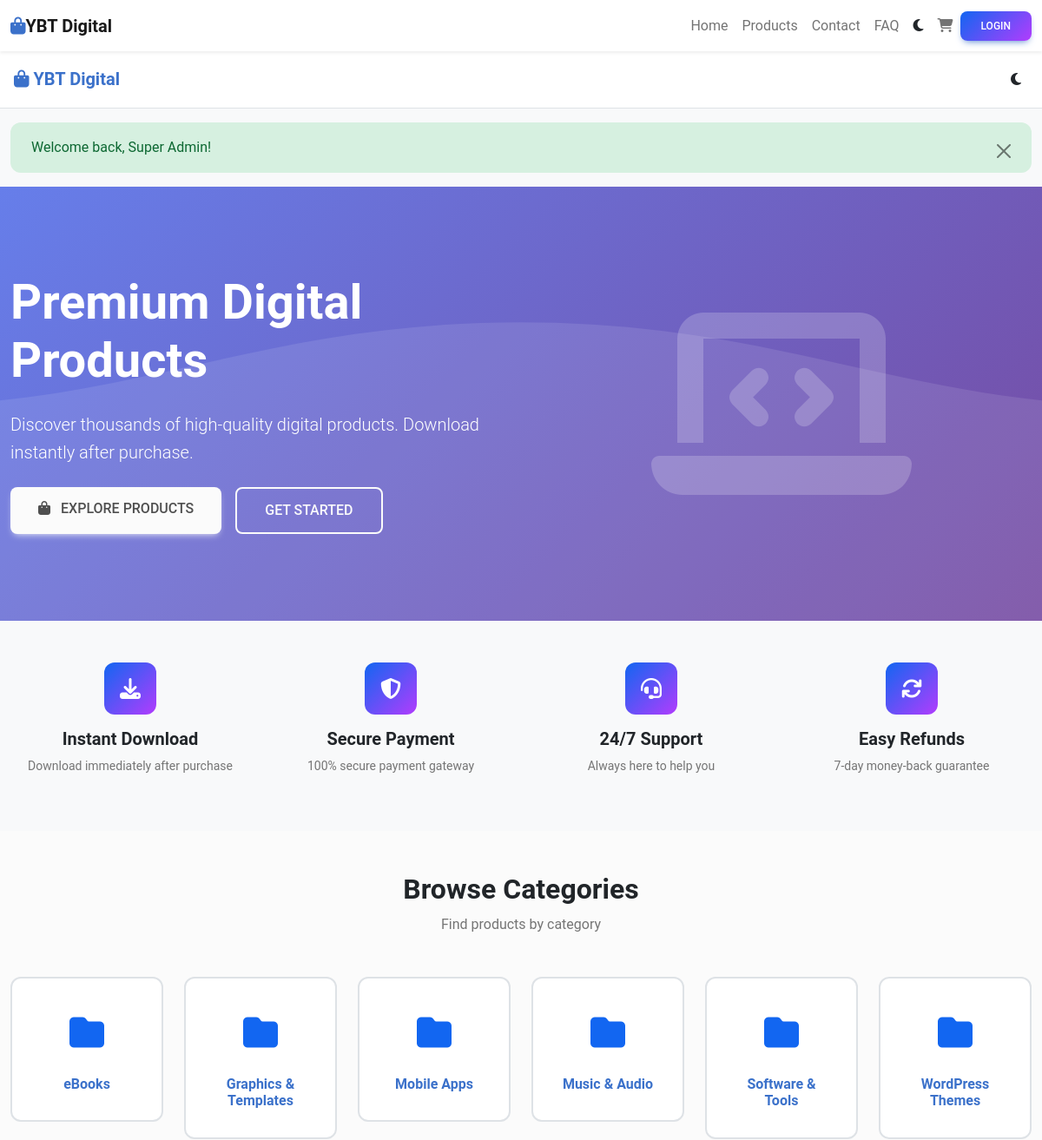
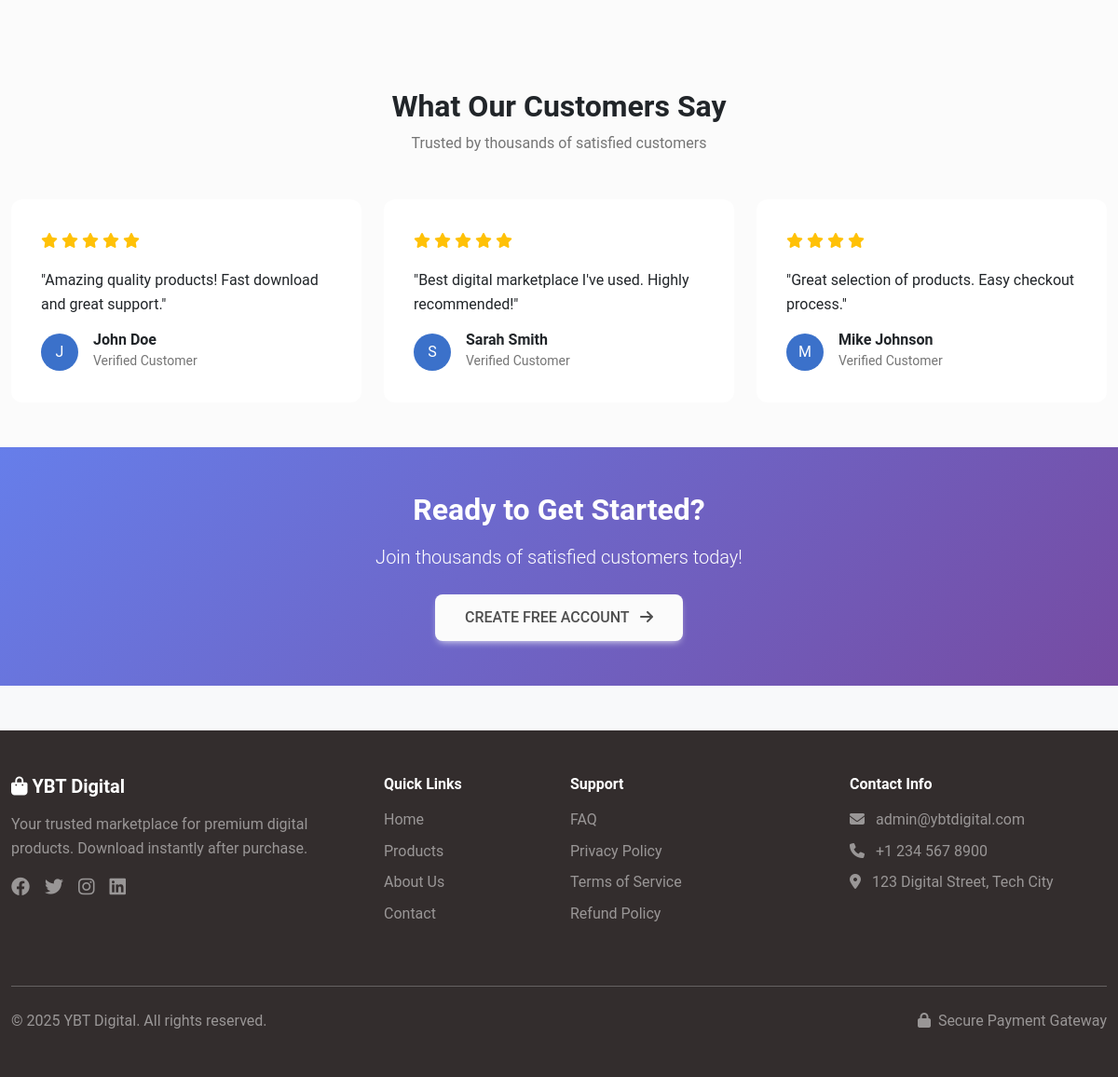
/ (signed in), run on the app's committed database (2 pictures, top to bottom).
### tables this page shows
CREATE TABLE IF NOT EXISTS categories (
    id INT AUTO_INCREMENT PRIMARY KEY,
    name VARCHAR(255) NOT NULL,
    slug VARCHAR(255) UNIQUE NOT NULL,
    description TEXT,
    status ENUM('active', 'inactive') DEFAULT 'active',
    created_at TIMESTAMP DEFAULT CURRENT_TIMESTAMP,
    updated_at TIMESTAMP DEFAULT CURRENT_TIMESTAMP ON UPDATE CURRENT_TIMESTAMP
);

### config/database.php (called while the page is built, shortened)
<?php
function getDBConnection() {
    static $conn = null;
    if ($conn === null) {
        try {
            $conn = new mysqli(DB_HOST, DB_USER, DB_PASS, DB_NAME);
            $conn->set_charset("utf8mb4");
        } catch (Exception $e) {
            error_log($e->getMessage());
            die("Database connection failed. Please try again later.");
        }
    }
    return $conn;
}
function executeQuery($query, $params = [], $types = '') {
    $conn = getDBConnection();
    $stmt = $conn->prepare($query);
    $result = $stmt->execute();
    return $stmt;
}
function fetchAll($query, $params = [], $types = '') {
    $stmt = executeQuery($query, $params, $types);
    $result = $stmt->get_result();
    return $result->fetch_all(MYSQLI_ASSOC);
}
?>

### includes/functions.php (called while the page is built, shortened)
<?php
function sanitize($data) {
    return htmlspecialchars(strip_tags(trim($data)), ENT_QUOTES, 'UTF-8');
}
?>

### index.php (the view, shortened to what this page needs)
<?php
$categoriesQuery = "SELECT * FROM categories WHERE status = 'active' ORDER BY name";
$categories = fetchAll($categoriesQuery);
$testimonials = [
    ['name' => 'John Doe', 'rating' => 5, 'comment' => 'Amazing quality products! Fast download and great support.'],
    ['name' => 'Sarah Smith', 'rating' => 5, 'comment' => 'Best digital marketplace I\'ve used. Highly recommended!'],
    ['name' => 'Mike Johnson', 'rating' => 4, 'comment' => 'Great selection of products. Easy checkout process.']
];
include __DIR__ . '/includes/header.php';
?>
<section class="hero-section">
    <div class="container hero-content">
        <div class="row align-items-center">
            <div class="col-lg-6 mb-4 mb-lg-0">
                <h1 class="display-4 fw-bold mb-4">Premium Digital Products</h1>
                <p class="lead mb-4">
                    Discover thousands of high-quality digital products. Download instantly after purchase.
                </p>
                <div class="d-flex gap-3 flex-wrap">
                    <a href="<?php echo SITE_URL; ?>/products" class="btn btn-light btn-lg">
                        <i class="fas fa-shopping-bag me-2"></i> Explore Products
                    </a>
                    <a href="<?php echo SITE_URL; ?>/auth/signup.php" class="btn btn-outline-light btn-lg">
                        Get Started
                    </a>
                </div>
            </div>
            <div class="col-lg-6 text-center">
                <i class="fas fa-laptop-code" style="font-size: 15rem; opacity: 0.2;"></i>
            </div>
        </div>
    </div>
</section>
<section class="py-5">
    <div class="container">
        <div class="row g-4">
            <div class="col-md-3 col-6">
                <div class="text-center">
                    <div class="feature-icon mx-auto">
                        <i class="fas fa-download"></i>
                    </div>
                    <h5 class="fw-bold">Instant Download</h5>
                    <p class="text-muted small">Download immediately after purchase</p>
                </div>
            </div>
            <div class="col-md-3 col-6">
                <div class="text-center">
                    <div class="feature-icon mx-auto">
                        <i class="fas fa-shield-alt"></i>
                    </div>
                    <h5 class="fw-bold">Secure Payment</h5>
                    <p class="text-muted small">100% secure payment gateway</p>
                </div>
            </div>
            <div class="col-md-3 col-6">
                <div class="text-center">
                    <div class="feature-icon mx-auto">
                        <i class="fas fa-headset"></i>
                    </div>
                    <h5 class="fw-bold">24/7 Support</h5>
                    <p class="text-muted small">Always here to help you</p>
                </div>
            </div>
            <div class="col-md-3 col-6">
                <div class="text-center">
                    <div class="feature-icon mx-auto">
                        <i class="fas fa-sync"></i>
                    </div>
                    <h5 class="fw-bold">Easy Refunds</h5>
                    <p class="text-muted small">7-day money-back guarantee</p>
                </div>
            </div>
        </div>
    </div>
</section>
<?php if (!empty($categories)): ?>
<section class="py-5 bg-light">
    <div class="container">
        <div class="text-center mb-5">
            <h2 class="fw-bold">Browse Categories</h2>
            <p class="text-muted">Find products by category</p>
        </div>
        <div class="row g-4">
            <?php foreach (array_slice($categories, 0, 6) as $category): ?>
            <div class="col-lg-2 col-md-4 col-6">
                <a href="<?php echo SITE_URL; ?>/products?category=<?php echo $category['id']; ?>" class="text-decoration-none">
                    <div class="category-card">
                        <div class="category-icon">
                            <i class="fas fa-folder"></i>
                        </div>
                        <h6 class="fw-bold mb-0"><?php echo sanitize($category['name']); ?></h6>
                    </div>
                </a>
            </div>
            <?php endforeach; ?>
        </div>
    </div>
</section>
<?php endif; ?>
<section class="py-5 bg-light">
    <div class="container">
        <div class="text-center mb-5">
            <h2 class="fw-bold">What Our Customers Say</h2>
            <p class="text-muted">Trusted by thousands of satisfied customers</p>
        </div>
        <div class="row g-4">
            <?php foreach ($testimonials as $testimonial): ?>
            <div class="col-md-4">
                <div class="testimonial-card">
                    <div class="rating mb-3">
                        <?php for ($i = 0; $i < 5; $i++): ?>
                            <i class="fas fa-star<?php echo $i < $testimonial['rating'] ? '' : '-o'; ?>"></i>
                        <?php endfor; ?>
                    </div>
                    <p class="mb-3">"<?php echo sanitize($testimonial['comment']); ?>"</p>
                    <div class="d-flex align-items-center">
                        <div class="rounded-circle bg-primary text-white d-flex align-items-center justify-content-center" style="width: 40px; height: 40px;">
                            <?php echo strtoupper(substr($testimonial['name'], 0, 1)); ?>
                        </div>
                        <div class="ms-3">
                            <h6 class="mb-0 fw-bold"><?php echo sanitize($testimonial['name']); ?></h6>
                            <small class="text-muted">Verified Customer</small>
                        </div>
                    </div>
                </div>
            </div>
            <?php endforeach; ?>
        </div>
    </div>
</section>
<section class="py-5" style="background: linear-gradient(135deg, #667eea 0%, #764ba2 100%);">
    <div class="container text-center text-white">
        <h2 class="fw-bold mb-3">Ready to Get Started?</h2>
        <p class="lead mb-4">Join thousands of satisfied customers today!</p>
        <a href="<?php echo SITE_URL; ?>/auth/signup.php" class="btn btn-light btn-lg">
            Create Free Account <i class="fas fa-arrow-right ms-2"></i>
        </a>
    </div>
</section>
<?php include __DIR__ . '/includes/footer.php'; ?>

### assets/css/style.css (style rules this page uses)
* { margin: 0; padding: 0; box-sizing: border-box; }
body { font-family: 'Roboto', sans-serif; overflow-x: hidden; }
html { scroll-behavior: smooth; }
.btn { border-radius: 8px; padding: 0.5rem 1.5rem; font-weight: 500; transition: all 0.3s; }
.btn-lg { padding: 0.75rem 2rem; font-size: 1rem; }
@media (min-width: 1025px) { .container { max-width: 1200px; } }

### includes/header.php (style rules this page uses)
:root { --primary-color: #1266f1; --secondary-color: #b23cfd; --success-color: #00b74a; --danger-color: #f93154; --warning-color: #ffa900; --info-color: #39c0ed; --light-bg: #f8f9fa; --dark-bg: #1a1a1a; --card-bg: #ffffff; --text-primary: #212529; --text-secondary: #6c757d; --border-color: #dee2e6; }
body { background-color: var(--light-bg); color: var(--text-primary); transition: background-color 0.3s, color 0.3s; }

### index.php (style rules this page uses)
.hero-section { background: linear-gradient(135deg, #667eea 0%, #764ba2 100%); color: white; padding: 100px 0; position: relative; overflow: hidden; }
.hero-section::before { content: ''; position: absolute; top: 0; left: 0; right: 0; bottom: 0; background-size: cover; background-position: bottom; }
.hero-content { position: relative; z-index: 1; }
.feature-icon { width: 60px; height: 60px; background: linear-gradient(135deg, var(--primary-color), var(--secondary-color)); border-radius: 12px; display: flex; align-items: center; justify-content: center; font-size: 1.5rem; color: white; margin-bottom: 1rem; }
.category-card { padding: 2rem; border-radius: 12px; text-align: center; transition: all 0.3s; cursor: pointer; background: var(--card-bg); border: 2px solid var(--border-color); }
.category-icon { font-size: 2.5rem; margin-bottom: 1rem; color: var(--primary-color); }
.testimonial-card { background: var(--card-bg); border-radius: 12px; padding: 2rem; height: 100%; }
.rating { color: #ffc107; }

### data on the page
categories: name "eBooks"
categories: name "Graphics & Templates"
categories: name "Mobile Apps"
categories: name "Music & Audio"
categories: name "Software & Tools"
categories: name "WordPress Themes"

### other printed values
$settings['site_name'] "YBT Digital"
$flash['message'] "Welcome back, Super Admin!"
$testimonial['comment'] "Amazing quality products! Fast download and great support."
substr($testimonial['name'], 0, 1) "J"
$testimonial['name'] "John Doe"
$testimonial['comment'] "Best digital marketplace I've used. Highly recommended!"
substr($testimonial['name'], 0, 1) "S"
$testimonial['name'] "Sarah Smith"
$testimonial['comment'] "Great selection of products. Easy checkout process."
substr($testimonial['name'], 0, 1) "M"
$testimonial['name'] "Mike Johnson"
ADMIN_EMAIL "admin@ybtdigital.com"
$settings['site_footer'] "© 2025 YBT Digital. All rights reserved."
